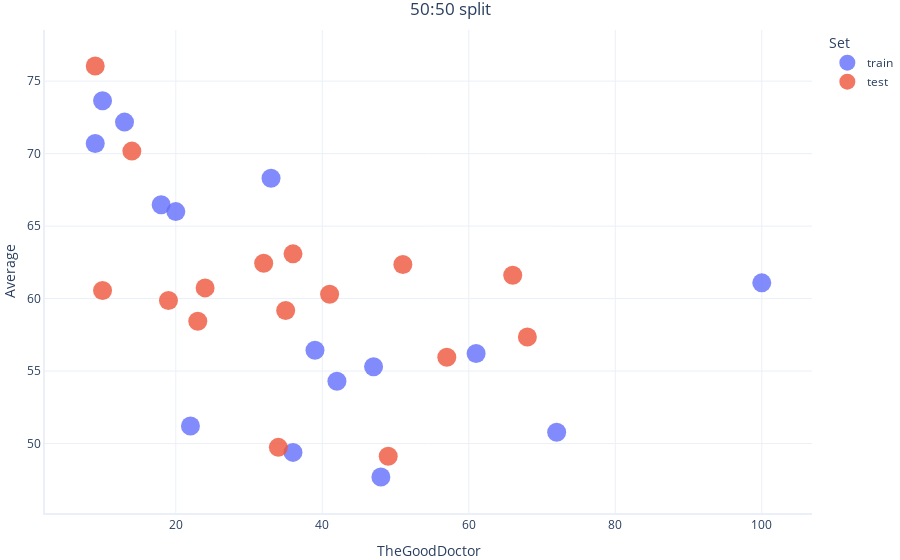
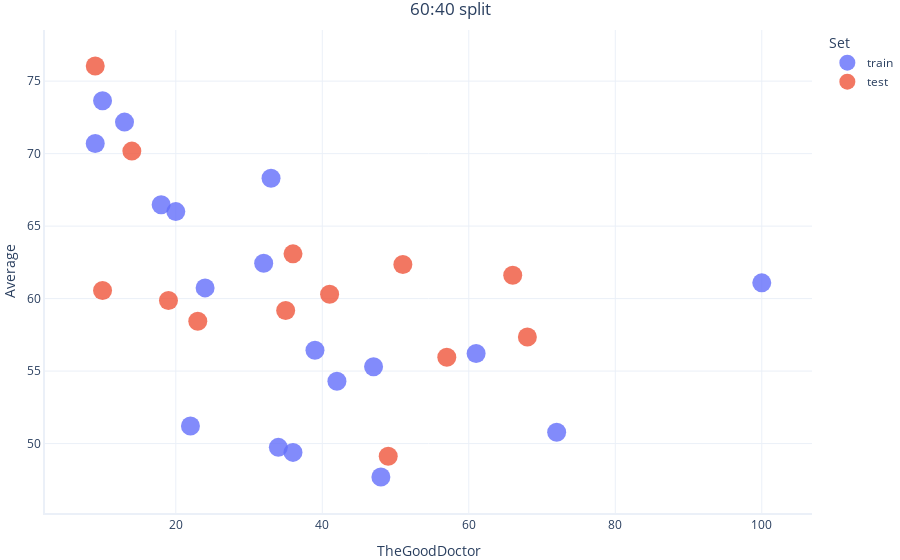
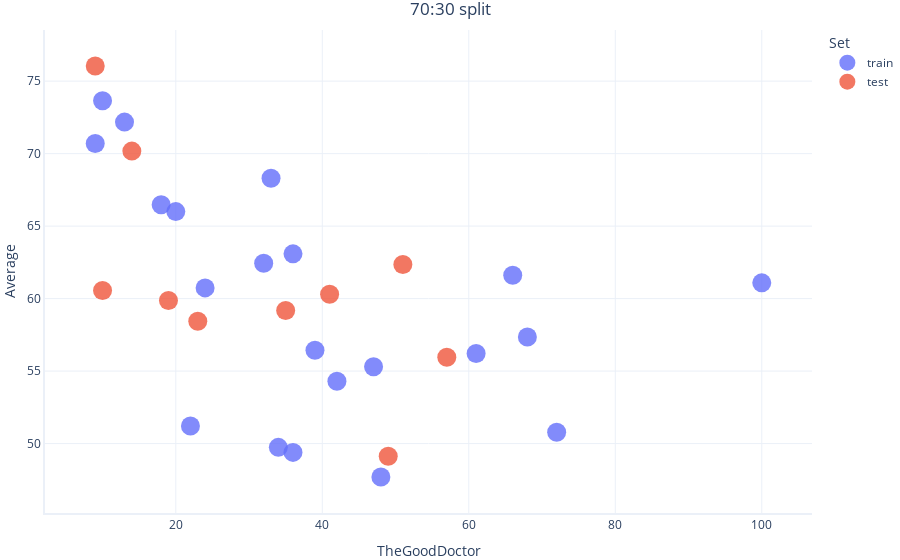
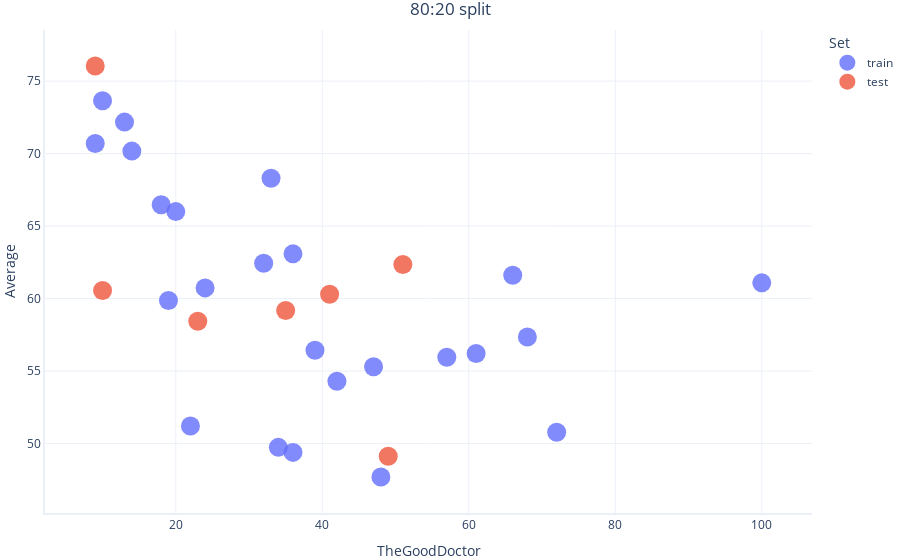

Source (notebook cell) for these figures, in order:
### Code cell
# Split Dataset using different ratios 50:50, 60:40, 70:30, 80:20
train_5050, test_5050 = train_test_split(data, test_size=0.5, random_state=42)
train_6040, test_6040 = train_test_split(data, test_size=0.4, random_state=42)
train_7030, test_7030 = train_test_split(data, test_size=0.3, random_state=42)
train_8020, test_8020 = train_test_split(data, test_size=0.2, random_state=42)

# Add a column to each set to identify if a datapoint belongs to "train" or "test"
train_5050, test_5050 = train_5050.assign(Set="train"), test_5050.assign(Set="test")
train_6040, test_6040 = train_6040.assign(Set="train"), test_6040.assign(Set="test")
train_7030, test_7030 = train_7030.assign(Set="train"), test_7030.assign(Set="test")
train_8020, test_8020 = train_8020.assign(Set="train"), test_8020.assign(Set="test")

# Concatenate the "train" and "test" sets for each split so we can plot them on the same chart
df_5050 = pd.concat([train_5050, test_5050], axis=0)
df_6040 = pd.concat([train_6040, test_6040], axis=0)
df_7030 = pd.concat([train_7030, test_7030], axis=0)
df_8020 = pd.concat([train_8020, test_8020], axis=0)

# Plot each distribution for comparison
graphing.scatter_2D(df_5050, "EmergencyNYC", "Average", title="50:50 split", label_colour="Set", show=True)
graphing.scatter_2D(df_6040, "EmergencyNYC", "Average", title="60:40 split", label_colour="Set", show=True)
graphing.scatter_2D(df_7030, "EmergencyNYC", "Average", title="70:30 split", label_colour="Set", show=True)
graphing.scatter_2D(df_8020, "EmergencyNYC", "Average", title="80:20 split", label_colour="Set")

### Figure 1 — Plotly figure (JSON) as saved in the notebook; plotly's stock layout.template omitted (floating-point values rounded to 4 significant figures)
{"data": [{"hovertemplate": "Set=train<br>TheGoodDoctor=%{x}<br>Average=%{y}<extra></extra>", "legendgroup": "train", "marker": {"color": "#636efa", "size": 19, "symbol": "circle"}, "mode": "markers", "name": "train", "orientation": "v", "showlegend": true, "type": "scatter", "x": [100, 61, 13, 48, 33, 20, 39, 9, 18, 36, 47, 72, 10, 22, 42], "xaxis": "x", "y": [61.09, 56.22, 72.17, 47.7, 68.3, 66, 56.43, 70.7, 66.48, 49.39, 55.3, 50.78, 73.65, 51.22, 54.3], "yaxis": "y"}, {"hovertemplate": "Set=test<br>TheGoodDoctor=%{x}<br>Average=%{y}<extra></extra>", "legendgroup": "test", "marker": {"color": "#EF553B", "size": 19, "symbol": "circle"}, "mode": "markers", "name": "test", "orientation": "v", "showlegend": true, "type": "scatter", "x": [10, 49, 23, 41, 35, 51, 9, 14, 19, 57, 68, 36, 66, 24, 34, 32], "xaxis": "x", "y": [60.57, 49.13, 58.43, 60.3, 59.17, 62.35, 76.04, 70.17, 59.87, 55.96, 57.35, 63.09, 61.61, 60.74, 49.74, 62.43], "yaxis": "y"}], "layout": {"legend": {"title": {"text": "Set"}, "tracegroupgap": 0}, "title": {"text": "50:50 split"}, "xaxis": {"anchor": "y", "domain": [0, 1], "title": {"text": "TheGoodDoctor"}}, "yaxis": {"anchor": "x", "domain": [0, 1], "title": {"text": "Average"}}}}

### Figure 2 — Plotly figure (JSON) as saved in the notebook; plotly's stock layout.template omitted (floating-point values rounded to 4 significant figures)
{"data": [{"hovertemplate": "Set=train<br>TheGoodDoctor=%{x}<br>Average=%{y}<extra></extra>", "legendgroup": "train", "marker": {"color": "#636efa", "size": 19, "symbol": "circle"}, "mode": "markers", "name": "train", "orientation": "v", "showlegend": true, "type": "scatter", "x": [24, 34, 32, 100, 61, 13, 48, 33, 20, 39, 9, 18, 36, 47, 72, 10, 22, 42], "xaxis": "x", "y": [60.74, 49.74, 62.43, 61.09, 56.22, 72.17, 47.7, 68.3, 66, 56.43, 70.7, 66.48, 49.39, 55.3, 50.78, 73.65, 51.22, 54.3], "yaxis": "y"}, {"hovertemplate": "Set=test<br>TheGoodDoctor=%{x}<br>Average=%{y}<extra></extra>", "legendgroup": "test", "marker": {"color": "#EF553B", "size": 19, "symbol": "circle"}, "mode": "markers", "name": "test", "orientation": "v", "showlegend": true, "type": "scatter", "x": [10, 49, 23, 41, 35, 51, 9, 14, 19, 57, 68, 36, 66], "xaxis": "x", "y": [60.57, 49.13, 58.43, 60.3, 59.17, 62.35, 76.04, 70.17, 59.87, 55.96, 57.35, 63.09, 61.61], "yaxis": "y"}], "layout": {"legend": {"title": {"text": "Set"}, "tracegroupgap": 0}, "title": {"text": "60:40 split"}, "xaxis": {"anchor": "y", "domain": [0, 1], "title": {"text": "TheGoodDoctor"}}, "yaxis": {"anchor": "x", "domain": [0, 1], "title": {"text": "Average"}}}}

### Figure 3 — Plotly figure (JSON) as saved in the notebook; plotly's stock layout.template omitted (floating-point values rounded to 4 significant figures)
{"data": [{"hovertemplate": "Set=train<br>TheGoodDoctor=%{x}<br>Average=%{y}<extra></extra>", "legendgroup": "train", "marker": {"color": "#636efa", "size": 19, "symbol": "circle"}, "mode": "markers", "name": "train", "orientation": "v", "showlegend": true, "type": "scatter", "x": [68, 36, 66, 24, 34, 32, 100, 61, 13, 48, 33, 20, 39, 9, 18, 36, 47, 72, 10, 22, 42], "xaxis": "x", "y": [57.35, 63.09, 61.61, 60.74, 49.74, 62.43, 61.09, 56.22, 72.17, 47.7, 68.3, 66, 56.43, 70.7, 66.48, 49.39, 55.3, 50.78, 73.65, 51.22, 54.3], "yaxis": "y"}, {"hovertemplate": "Set=test<br>TheGoodDoctor=%{x}<br>Average=%{y}<extra></extra>", "legendgroup": "test", "marker": {"color": "#EF553B", "size": 19, "symbol": "circle"}, "mode": "markers", "name": "test", "orientation": "v", "showlegend": true, "type": "scatter", "x": [10, 49, 23, 41, 35, 51, 9, 14, 19, 57], "xaxis": "x", "y": [60.57, 49.13, 58.43, 60.3, 59.17, 62.35, 76.04, 70.17, 59.87, 55.96], "yaxis": "y"}], "layout": {"legend": {"title": {"text": "Set"}, "tracegroupgap": 0}, "title": {"text": "70:30 split"}, "xaxis": {"anchor": "y", "domain": [0, 1], "title": {"text": "TheGoodDoctor"}}, "yaxis": {"anchor": "x", "domain": [0, 1], "title": {"text": "Average"}}}}

### Figure 4 — Plotly figure (JSON) as saved in the notebook; plotly's stock layout.template omitted (floating-point values rounded to 4 significant figures)
{"data": [{"hovertemplate": "Set=train<br>TheGoodDoctor=%{x}<br>Average=%{y}<extra></extra>", "legendgroup": "train", "marker": {"color": "#636efa", "size": 19, "symbol": "circle"}, "mode": "markers", "name": "train", "orientation": "v", "showlegend": true, "type": "scatter", "x": [14, 19, 57, 68, 36, 66, 24, 34, 32, 100, 61, 13, 48, 33, 20, 39, 9, 18, 36, 47, 72, 10, 22, 42], "xaxis": "x", "y": [70.17, 59.87, 55.96, 57.35, 63.09, 61.61, 60.74, 49.74, 62.43, 61.09, 56.22, 72.17, 47.7, 68.3, 66, 56.43, 70.7, 66.48, 49.39, 55.3, 50.78, 73.65, 51.22, 54.3], "yaxis": "y"}, {"hovertemplate": "Set=test<br>TheGoodDoctor=%{x}<br>Average=%{y}<extra></extra>", "legendgroup": "test", "marker": {"color": "#EF553B", "size": 19, "symbol": "circle"}, "mode": "markers", "name": "test", "orientation": "v", "showlegend": true, "type": "scatter", "x": [10, 49, 23, 41, 35, 51, 9], "xaxis": "x", "y": [60.57, 49.13, 58.43, 60.3, 59.17, 62.35, 76.04], "yaxis": "y"}], "layout": {"legend": {"title": {"text": "Set"}, "tracegroupgap": 0}, "title": {"text": "80:20 split"}, "xaxis": {"anchor": "y", "domain": [0, 1], "title": {"text": "TheGoodDoctor"}}, "yaxis": {"anchor": "x", "domain": [0, 1], "title": {"text": "Average"}}}}
